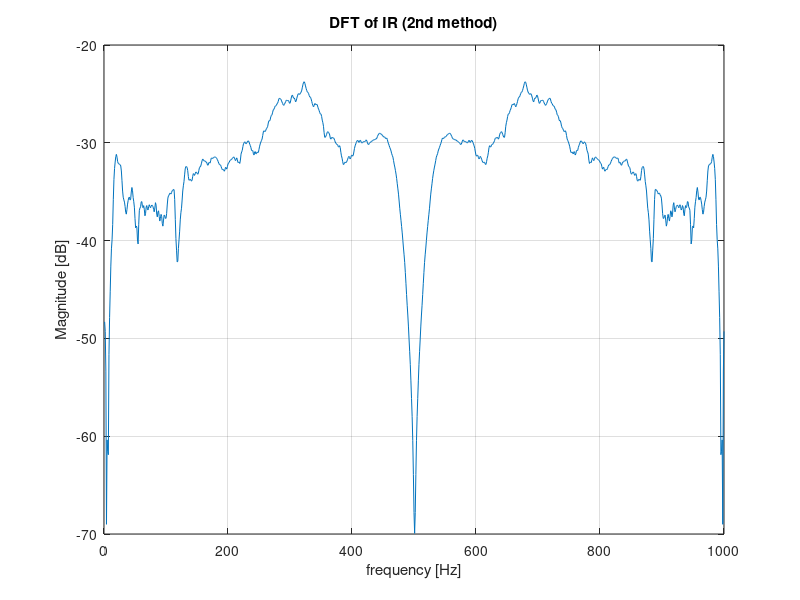

Write MATLAB code to recreate this figure. (Note: this script raises an error after producing the figure.)
clear all;
close all;
tic
load('IRest.mat')
channel_IR = h;
N=1e3; %N must be even
N_kept = 20;
eq = fft(h,N);
fourier_sig = mag2db(abs(eq));
plot(fourier_sig);
title('DFT of IR (2nd method)');
xlabel('frequency [Hz]');
ylabel('Magnitude [dB]');
grid on

[sorted_arry,index_array] = sort(abs(eq(1:N/2)),'descend');
new_index_array = index_array(1:N_kept);
new_index_array = sort(new_index_array,'ascend');
% Exercise session 4: DMT-OFDM transmission scheme

% Constants
Nq=1; %max 6
prefix_value = length(h)+1; %% ti has just to be longer !!! 
SNR=10; %Signal to noise ratio
L=10; %channel order

% Convert BMP image to bitstream
[bitStream, imageData, colorMap, imageSize, bitsPerPixel] = imagetobitstream('image.bmp');

% QAM modulation
qamStream = qam_mod_2(Nq,bitStream,'bin',true);

%%%%%%%%%%%% Check remainder %%%%%%%%%%%%%%
remainder = mod(length(qamStream),(N/2 -1));
remainder_on_off = mod(length(qamStream),(N_kept));

% OFDM modulation
% input,length of packet N,prefix-> TRUE or FALSE, length of prefix,
% remainder
ofdmStream = ofdm_mod(qamStream,N,true,prefix_value,remainder); 
ofdmStream_on_off = ofdm_mod_on_off(qamStream,N,true,prefix_value,remainder_on_off,new_index_array); 
% Channel with a random TF
%num=randi([0 20],1,L);
%den=[1 zeros(1,L-1)];
%H=filt(num,den);
%num = -0.5:0.05:-0.05;
%num = -num
%rxOfdmStream = filter(num,1,ofdmStream);

% Channel with true impulse response 
rxOfdmStream = filter(h,1,ofdmStream);
rxOfdmStream_on_off = filter(h,1,ofdmStream_on_off);
noiseRxOfdmStream = rxOfdmStream;
% Adding white noise
rxOfdmStream = awgn(rxOfdmStream, SNR, 'measured'); %%%% ALWAYS ADD 'measured'
rxOfdmStream_on_off  = awgn(rxOfdmStream_on_off , SNR, 'measured');
% OFDM demodulation + equalization

rxQamStream = ofdm_demod(rxOfdmStream,N,true,prefix_value,remainder,eq);
rxQamStream_on_off = ofdm_demod_on_off(rxOfdmStream_on_off,N,true,prefix_value,remainder_on_off,eq,new_index_array);
% QAM demodulation
rxBitStream = qam_demod(rxQamStream,Nq,'bin',true);
rxBitStream_on_off = qam_demod(rxQamStream_on_off,Nq,'bin',true);

% Compute BER
[berTransmission] = ber(bitStream,rxBitStream);
[berTransmission_on_off] = ber(bitStream,rxBitStream_on_off);

% Construct image from bitstream
imageRx = bitstreamtoimage(rxBitStream, imageSize, bitsPerPixel);
imageRx_on_off = bitstreamtoimage(rxBitStream_on_off, imageSize, bitsPerPixel);

% Plot images
figure
subplot(2,1,1); colormap(colorMap); image(imageData); axis image; title('Original image'); drawnow;
subplot(2,1,2); colormap(colorMap); image(imageRx); axis image; title(['Received image']); drawnow;

% Plot images
figure
subplot(2,1,1); colormap(colorMap); image(imageData); axis image; title('Original image ON OFF bit loading'); drawnow;
subplot(2,1,2); colormap(colorMap); image(imageRx_on_off); axis image; title(['Received image ON OFF bit loading']); drawnow;
toc